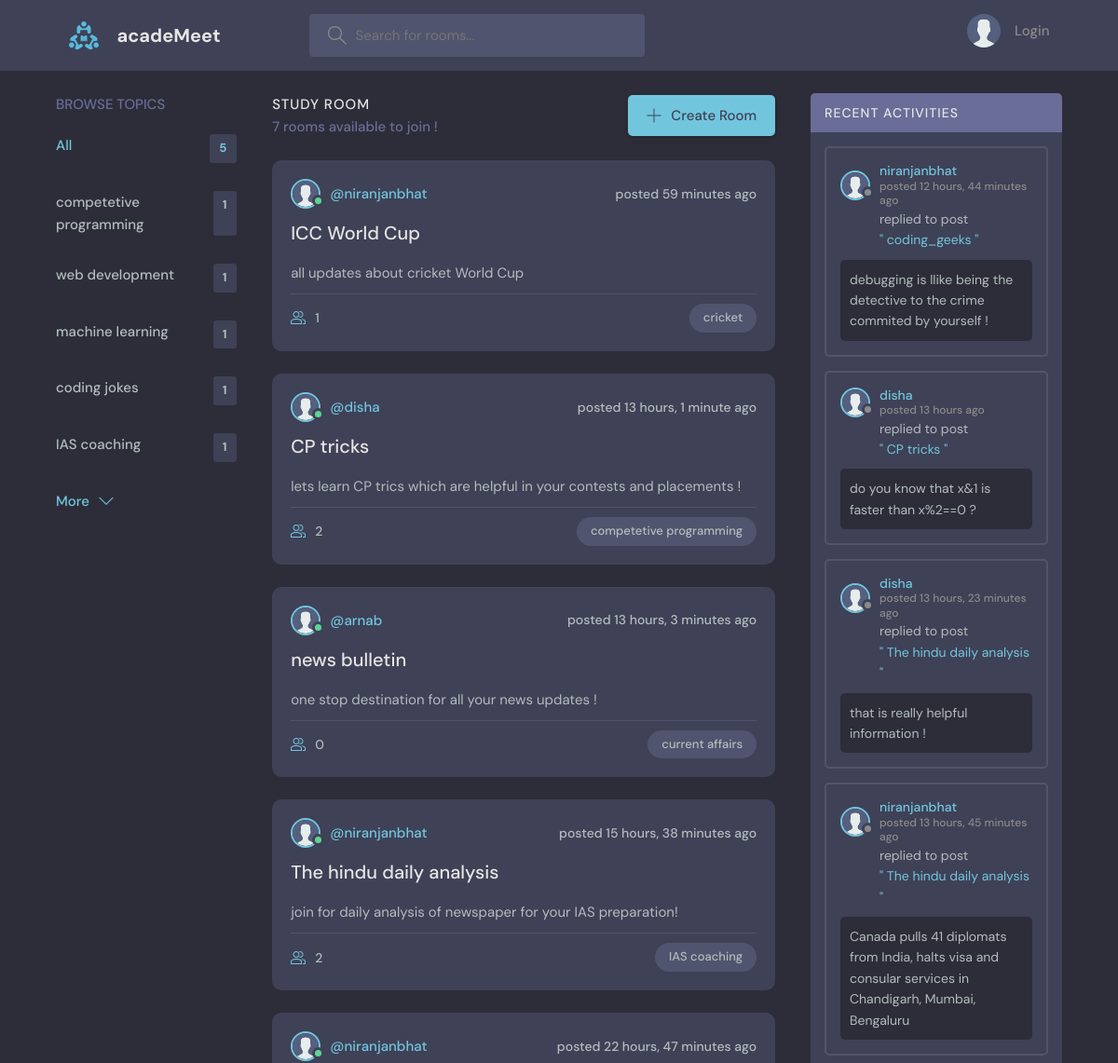
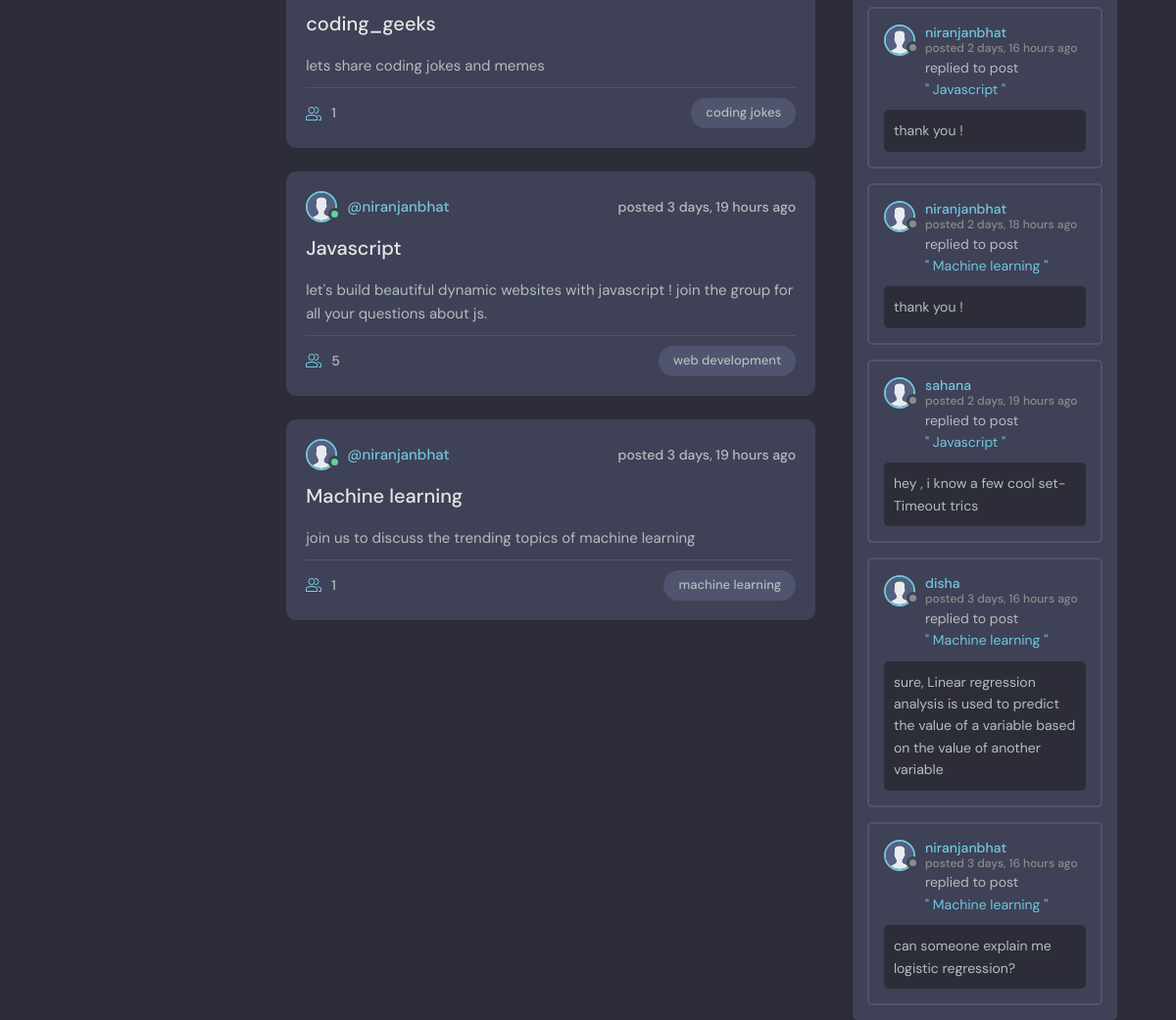
The page / on the database its author committed (2 pictures, top to bottom).
### base/models.py (models this page shows, shortened)
class Topic(models.Model):
    name = models.CharField(max_length=100)

class Room(models.Model):
    host= models.ForeignKey(User,on_delete=models.SET_NULL,null=True)
    topic= models.ForeignKey(Topic,on_delete=models.SET_NULL,null=True)
    name = models.CharField(max_length=100)
    description = models.TextField(null=True,blank=True)
    participants = models.ManyToManyField(User,related_name='participants',blank=True)
    updated = models.DateTimeField(auto_now=True)
    created= models.DateTimeField(auto_now_add=True)
    class Meta:
        ordering = ['-updated','-created']
    def __str__(self):
        return str(self.name)

class Message(models.Model):
    user = models.ForeignKey(User,on_delete=models.CASCADE)
    room = models.ForeignKey(Room,on_delete=models.CASCADE)
    body = models.TextField()
    updated = models.DateTimeField(auto_now=True)
    created= models.DateTimeField(auto_now_add=True)
    class Meta:
        ordering = ['-updated','-created']

### base/views.py (the view)
# urls.py: path("",views.home,name="home"),
def home(request):
    q = request.GET.get('q') if request.GET.get('q')!=None else ''
    room_list = Room.objects.filter(
        Q(topic__name__icontains=q)|
        Q(name__icontains=q)|
        Q(description__icontains=q)
        )
    room_count = room_list.count()
    topics = Topic.objects.all()[:5]
    room_messages = Message.objects.all().filter(Q(room__topic__name__icontains=q))
    context = {'rooms':room_list,'topics':topics,'room_count':room_count,"room_messages":room_messages}
    return render(request,'base/home.html',context)

### base/templates/base/home.html (shortened to what this page needs)
{%extends 'main.html'%}
{%block content%}
<main class="layout layout--3">
  <div class="container">
    {%include 'base/topics_component.html'%}
    <div class="roomList">
      <div class="roomList__header">
        <div>
          <h2>Study Room</h2>
          <p>{{room_count}} rooms available to join !</p>
        </div>
        <a class="btn btn--main" href="{%url 'create_room' %}">
          <svg version="1.1" xmlns="http://www.w3.org/2000/svg" width="32" height="32" viewBox="0 0 32 32">
            <title>add</title>
            <path
              d="M16.943 0.943h-1.885v14.115h-14.115v1.885h14.115v14.115h1.885v-14.115h14.115v-1.885h-14.115v-14.115z"
            ></path>
          </svg>
          Create Room
        </a>
      </div>
      {%include 'base/feed_component.html'%}
    </div>
    {%include 'base/activity_component.html'%}
  </div>
</main>
{%endblock%}

### base/templates/base/topics_component.html
<div class="topics">
  <div class="topics__header">
    <h2>Browse Topics</h2>
  </div>
  <ul class="topics__list">
    <li>
      <a href="{%url 'home'%}" class="active">All <span>{{topics.count}}</span></a>
    </li>
    {%for topic in topics%}
    <li>
      <a href="{%url 'home'%}?q={{topic.name}}">{{topic.name}}<span>{{topic.room_set.all.count}}</span></a>
    </li>
    {%endfor%}
  </ul>
  <a class="btn btn--link" href="{%url 'topics'%}">
    More
    <svg version="1.1" xmlns="http://www.w3.org/2000/svg" width="32" height="32" viewBox="0 0 32 32">
      <title>chevron-down</title>
      <path d="M16 21l-13-13h-3l16 16 16-16h-3l-13 13z"></path>
    </svg>
  </a>
</div>

### base/templates/base/feed_component.html (shortened to what this page needs)
{%load static%}
{%for room in rooms%}
<div class="roomListRoom">
    <div class="roomListRoom__header">
      <a href="{% url 'user_profile' room.host.id %}" class="roomListRoom__author">
        <div class="avatar avatar--small active">
          <img src= "{% static 'images/avatar.svg' %}" />
        </div>
        <span>@{{room.host.username}}</span>
      </a>
      <div class="roomListRoom__actions">
        <span>posted {{room.created|timesince}} ago</span>
      </div>
    </div>
    <div class="roomListRoom__content">
      <a href="{%url 'room' room.id %}">{{room.name}}</a>
      <p>{{room.description}}</p>
    </div>
    <div class="roomListRoom__meta">
      <a href="{%url 'room' room.id %}" class="roomListRoom__joined">
        {{room.participants.all.count}}
      </a>
      <p class="roomListRoom__topic">{{room.topic.name}}</p>
    </div>
  </div>
{%endfor%}

### base/templates/base/activity_component.html (shortened to what this page needs)
{%load static%}
<div class="activities">
    <div class="activities__header">
      <h2>Recent Activities</h2>
    </div>
    {%for messages in room_messages%}
    <div class="activities__box">
      <div class="activities__boxHeader roomListRoom__header">
        <a href="{%url 'user_profile' messages.user.id %}" class="roomListRoom__author">
          <div class="avatar avatar--small">
            <img src= "{% static 'images/avatar.svg' %}" />
          </div>
          <p>
            {{messages.user }}
            <span> posted {{messages.created|timesince}} ago </span>
          </p>
        </a>
      </div>
      <div class="activities__boxContent">
        <p>replied to post<a href="{%url 'room' messages.room.id %}">" {{messages.room}} "</p></a>
        <div class="activities__boxRoomContent">
          {{messages.body}}
        </div>
      </div>
    </div>
    {%endfor%}
  </div>

### rows shown on the page
Topic: name "competetive programming", room_set.all.count "1"
Topic: name "web development", room_set.all.count "1"
Topic: name "machine learning", room_set.all.count "1"
Topic: name "coding jokes", room_set.all.count "1"
Topic: name "IAS coaching", room_set.all.count "1"
Room: host.username "niranjanbhat", created "59 minutes", name "ICC World Cup", description "all updates about cricket World Cup", participants.all.count "1", topic.name "cricket"
Room: host.username "disha", created "13 hours, 1 minute", name "CP tricks", description "lets learn CP trics which are helpful in your contests and placements !", participants.all.count "2", topic.name "competetive programming"
Room: host.username "arnab", created "13 hours, 3 minutes", name "news bulletin", description "one stop destination for all your news updates !", participants.all.count "0", topic.name "current affairs"
Room: host.username "niranjanbhat", created "15 hours, 38 minutes", name "The hindu daily analysis", description "join for daily analysis of newspaper for your IAS preparation!", participants.all.count "2", topic.name "IAS coaching"
Room: host.username "niranjanbhat", created "22 hours, 47 minutes", name "coding_geeks", description "lets share coding jokes and memes", participants.all.count "1", topic.name "coding jokes"
Room: host.username "niranjanbhat", created "3 days, 19 hours", name "Javascript", description "let's build beautiful dynamic websites with javascript ! join the group for all your questions about js.", participants.all.count "5", topic.name "web development"
Room: host.username "niranjanbhat", created "3 days, 19 hours", name "Machine learning", description "join us to discuss the trending topics of machine learning", participants.all.count "1", topic.name "machine learning"
Message: user "niranjanbhat", created "12 hours, 44 minutes", room "coding_geeks", body "debugging is llike being the detective to the crime commited by yourself !"
Message: user "disha", created "13 hours", room "CP tricks", body "do you know that x&1 is faster than x%2==0 ?"
Message: user "disha", created "13 hours, 23 minutes", room "The hindu daily analysis", body "that is really helpful information !"
Message: user "niranjanbhat", created "13 hours, 45 minutes", room "The hindu daily analysis", body "Canada pulls 41 diplomats from India, halts visa and consular services in Chandigarh, Mumbai, Bengaluru"
Message: user "niranjanbhat", created "2 days, 16 hours", room "Javascript", body "thank you !"
Message: user "niranjanbhat", created "2 days, 18 hours", room "Machine learning", body "thank you !"
Message: user "sahana", created "2 days, 19 hours", room "Javascript", body "hey , i know a few cool set-Timeout trics"
Message: user "disha", created "3 days, 16 hours", room "Machine learning", body "sure, Linear regression analysis is used to predict the value of a variable based on the value of another variable"
Message: user "niranjanbhat", created "3 days, 16 hours", room "Machine learning", body "can someone explain me logistic regression?"

### other values the page prints
{{ topics.count }} "5"
{{ room_count }} "7"
